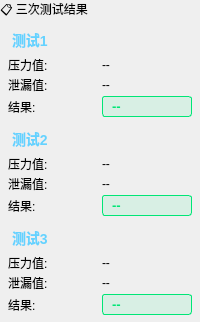
      <widget class="QFrame" name="testResultContainer">
       <property name="sizePolicy">
        <sizepolicy hsizetype="Expanding" vsizetype="Expanding">
         <horstretch>1</horstretch>
         <verstretch>3</verstretch>
        </sizepolicy>
       </property>
       <layout class="QVBoxLayout" name="testResultLayout">
        <property name="spacing">
         <number>0</number>
        </property>
        <property name="leftMargin">
         <number>0</number>
        </property>
        <property name="topMargin">
         <number>0</number>
        </property>
        <property name="rightMargin">
         <number>0</number>
        </property>
        <property name="bottomMargin">
         <number>0</number>
        </property>
        <item>
         <widget class="QLabel" name="resultTitle">
          <property name="text">
           <string>📋 三次测试结果</string>
          </property>
         </widget>
        </item>
        <item>
         <layout class="QVBoxLayout" name="resultItemsLayout">
          <property name="spacing">
           <number>5</number>
          </property>
          <property name="leftMargin">
           <number>4</number>
          </property>
          <property name="topMargin">
           <number>4</number>
          </property>
          <property name="rightMargin">
           <number>4</number>
          </property>
          <property name="bottomMargin">
           <number>4</number>
          </property>
          <item>
           <widget class="QFrame" name="resultItem1">
            <layout class="QVBoxLayout" name="verticalLayout_test1">
             <property name="spacing">
              <number>2</number>
             </property>
             <property name="leftMargin">
              <number>4</number>
             </property>
             <property name="topMargin">
              <number>3</number>
             </property>
             <property name="rightMargin">
              <number>4</number>
             </property>
             <property name="bottomMargin">
              <number>3</number>
             </property>
             <item>
              <widget class="QLabel" name="test1Title">
               <property name="styleSheet">
                <string notr="true">font-size: 14px; font-weight: 600; color: #64d2ff; border-bottom: 1px solid rgba(100, 210, 255, 0.3); padding-bottom: 2px;</string>
               </property>
               <property name="text">
                <string>测试1</string>
               </property>
              </widget>
             </item>
             <item>
              <layout class="QHBoxLayout" name="test1Row1">
               <property name="spacing">
                <number>3</number>
               </property>
               <item>
                <widget class="QLabel" name="resultLabel5">
                 <property name="text">
                  <string>压力值:</string>
                 </property>
                </widget>
               </item>
               <item>
                <widget class="QLabel" name="resultValue5">
                 <property name="text">
                  <string>--</string>
                 </property>
                </widget>
               </item>
              </layout>
             </item>
             <item>
              <layout class="QHBoxLayout" name="test1Row2">
               <property name="spacing">
                <number>3</number>
               </property>
               <item>
                <widget class="QLabel" name="resultLabel6">
                 <property name="text">
                  <string>泄漏值:</string>
                 </property>
                </widget>
               </item>
               <item>
                <widget class="QLabel" name="resultValue6">
                 <property name="text">
                  <string>--</string>
                 </property>
                </widget>
               </item>
              </layout>
             </item>
             <item>
              <layout class="QHBoxLayout" name="test1Row3">
               <property name="spacing">
                <number>3</number>
               </property>
               <item>
                <widget class="QLabel" name="resultLabel7">
                 <property name="text">
                  <string>结果:</string>
                 </property>
                </widget>
               </item>
               <item>
                <widget class="QLabel" name="resultValue7">
                 <property name="styleSheet">
                  <string notr="true">font-size: 13px; font-weight: 600; color: #00e676; padding: 2px 6px; border-radius: 3px; background: rgba(0, 230, 118, 0.1); border: 1px solid #00e676;</string>
                 </property>
                 <property name="text">
                  <string>--</string>
                 </property>
                </widget>
               </item>
              </layout>
             </item>
            </layout>
           </widget>
          </item>
          <item>
           <widget class="QFrame" name="resultItem2">
            <layout class="QVBoxLayout" name="verticalLayout_test2">
             <property name="spacing">
              <number>2</number>
             </property>
             <property name="leftMargin">
              <number>4</number>
             </property>
             <property name="topMargin">
              <number>3</number>
             </property>
             <property name="rightMargin">
              <number>4</number>
             </property>
             <property name="bottomMargin">
              <number>3</number>
             </property>
             <item>
              <widget class="QLabel" name="test2Title">
               <property name="styleSheet">
                <string notr="true">font-size: 14px; font-weight: 600; color: #64d2ff; border-bottom: 1px solid rgba(100, 210, 255, 0.3); padding-bottom: 2px;</string>
               </property>
               <property name="text">
                <string>测试2</string>
               </property>
              </widget>
             </item>
             <item>
              <layout class="QHBoxLayout" name="test2Row1">
               <property name="spacing">
                <number>3</number>
               </property>
               <item>
                <widget class="QLabel" name="resultLabel8">
                 <property name="text">
                  <string>压力值:</string>
                 </property>
                </widget>
               </item>
               <item>
                <widget class="QLabel" name="resultValue8">
                 <property name="text">
                  <string>--</string>
                 </property>
                </widget>
               </item>
              </layout>
             </item>
             <item>
              <layout class="QHBoxLayout" name="test2Row2">
               <property name="spacing">
                <number>3</number>
               </property>
               <item>
                <widget class="QLabel" name="resultLabel9">
                 <property name="text">
                  <string>泄漏值:</string>
                 </property>
                </widget>
               </item>
               <item>
                <widget class="QLabel" name="resultValue9">
                 <property name="text">
                  <string>--</string>
                 </property>
                </widget>
               </item>
              </layout>
             </item>
             <item>
              <layout class="QHBoxLayout" name="test2Row3">
               <property name="spacing">
                <number>3</number>
               </property>
               <item>
                <widget class="QLabel" name="resultLabel10">
                 <property name="text">
                  <string>结果:</string>
                 </property>
                </widget>
               </item>
               <item>
                <widget class="QLabel" name="resultValue10">
                 <property name="styleSheet">
                  <string notr="true">font-size: 13px; font-weight: 600; color: #00e676; padding: 2px 6px; border-radius: 3px; background: rgba(0, 230, 118, 0.1); border: 1px solid #00e676;</string>
                 </property>
                 <property name="text">
                  <string>--</string>
                 </property>
                </widget>
               </item>
              </layout>
             </item>
            </layout>
           </widget>
          </item>
          <item>
           <widget class="QFrame" name="resultItem3">
            <layout class="QVBoxLayout" name="verticalLayout_test3">
             <property name="spacing">
              <number>2</number>
             </property>
             <property name="leftMargin">
              <number>4</number>
             </property>
             <property name="topMargin">
              <number>3</number>
             </property>
             <property name="rightMargin">
              <number>4</number>
             </property>
             <property name="bottomMargin">
              <number>3</number>
             </property>
             <item>
              <widget class="QLabel" name="test3Title">
               <property name="styleSheet">
                <string notr="true">font-size: 14px; font-weight: 600; color: #64d2ff; border-bottom: 1px solid rgba(100, 210, 255, 0.3); padding-bottom: 2px;</string>
               </property>
               <property name="text">
                <string>测试3</string>
               </property>
              </widget>
             </item>
             <item>
              <layout class="QHBoxLayout" name="test3Row1">
               <property name="spacing">
                <number>3</number>
               </property>
               <item>
                <widget class="QLabel" name="resultLabel11">
                 <property name="text">
                  <string>压力值:</string>
                 </property>
                </widget>
               </item>
               <item>
                <widget class="QLabel" name="resultValue11">
                 <property name="text">
                  <string>--</string>
                 </property>
                </widget>
               </item>
              </layout>
             </item>
             <item>
              <layout class="QHBoxLayout" name="test3Row2">
               <property name="spacing">
                <number>3</number>
               </property>
               <item>
                <widget class="QLabel" name="resultLabel12">
                 <property name="text">
                  <string>泄漏值:</string>
                 </property>
                </widget>
               </item>
               <item>
                <widget class="QLabel" name="resultValue12">
                 <property name="text">
                  <string>--</string>
                 </property>
                </widget>
               </item>
              </layout>
             </item>
             <item>
              <layout class="QHBoxLayout" name="test3Row3">
               <property name="spacing">
                <number>3</number>
               </property>
               <item>
                <widget class="QLabel" name="resultLabel13">
                 <property name="text">
                  <string>结果:</string>
                 </property>
                </widget>
               </item>
               <item>
                <widget class="QLabel" name="resultValue13">
                 <property name="styleSheet">
                  <string notr="true">font-size: 13px; font-weight: 600; color: #00e676; padding: 2px 6px; border-radius: 3px; background: rgba(0, 230, 118, 0.1); border: 1px solid #00e676;</string>
                 </property>
                 <property name="text">
                  <string>--</string>
                 </property>
                </widget>
               </item>
              </layout>
             </item>
            </layout>
           </widget>
          </item>
         </layout>
        </item>
       </layout>
      </widget>
